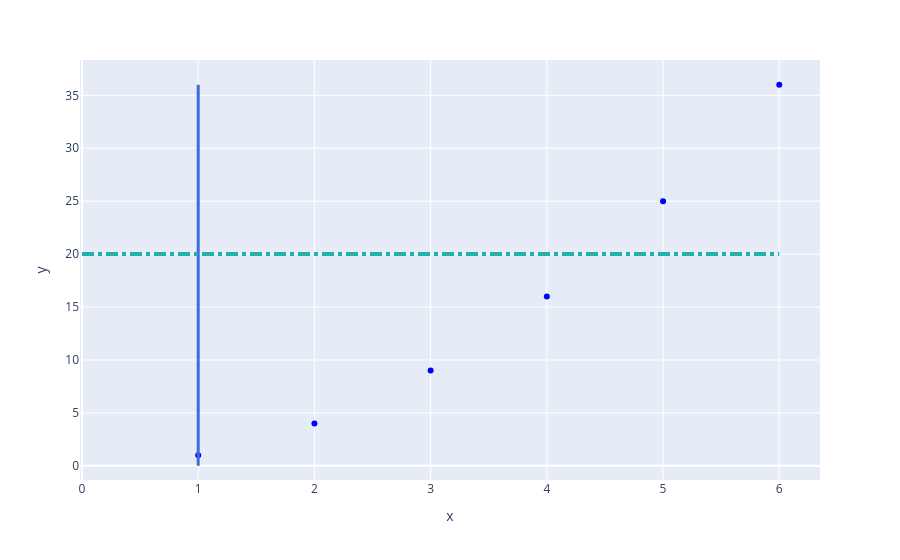

Notebook code for this chart:
### Markdown cell above
+ 绘制横纵坐标的指示线  
这个涉及到[Shapes的概念](https://plotly.com/python/shapes/)

### Code cell
scatter = px.scatter(x=[1,2,3,4,5,6], y=[1,4,9,16,25,36], color_discrete_sequence=['blue'])

scatter.add_shape(
        # Line Vertical
        dict(
            type="line",
            x0=1,y0=0,
            x1=1,y1=36,
            line=dict(
                color="RoyalBlue",
                width=3
            )
))

scatter.add_shape(
        # Line Horizontal
            type="line",
            x0=0,y0=20,
            x1=6,y1=20,
            line=dict(
                color="LightSeaGreen",
                width=4,
                dash="dashdot",
            ),
    )

scatter.show(width=200, height=400)

### Figure 1 — Plotly figure (JSON) as saved in the notebook; plotly's stock layout.template omitted (floating-point values rounded to 4 significant figures)
{"data": [{"hovertemplate": "x=%{x}<br>y=%{y}<extra></extra>", "legendgroup": "", "marker": {"color": "blue", "symbol": "circle"}, "mode": "markers", "name": "", "orientation": "v", "showlegend": false, "type": "scatter", "x": [1, 2, 3, 4, 5, 6], "xaxis": "x", "y": [1, 4, 9, 16, 25, 36], "yaxis": "y"}], "layout": {"autosize": true, "legend": {"tracegroupgap": 0}, "margin": {"t": 60}, "shapes": [{"line": {"color": "RoyalBlue", "width": 3}, "type": "line", "x0": 1, "x1": 1, "y0": 0, "y1": 36}, {"line": {"color": "LightSeaGreen", "dash": "dashdot", "width": 4}, "type": "line", "x0": 0, "x1": 6, "y0": 20, "y1": 20}], "xaxis": {"anchor": "y", "autorange": true, "domain": [0, 1], "range": [-0.01215, 6.34], "title": {"text": "x"}, "type": "linear"}, "yaxis": {"anchor": "x", "autorange": true, "domain": [0, 1], "range": [-1.71, 38.71], "title": {"text": "y"}, "type": "linear"}}}
